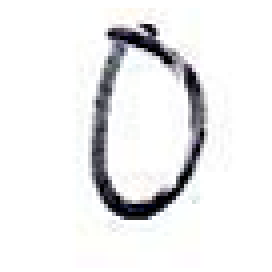
#> input picture Images/numeros/0/0_AlejandroVinas.png, 68 x 68 px (shown 4 times larger); its folder holds only this picture in this run
$ python preprocess_dataset.py
#> lines starting #> are read from the running program, lines starting #| are printed output that depends on the picture; after the words box and inside, x2 and y2 are one past the last pixel; in counts of white or black regions, pixels touching at a corner belong together
import os
import shutil
import cv2
import numpy as np

IMG_EXTS = (".png", ".jpg", ".jpeg", ".bmp", ".tif", ".tiff", ".webp")

def normalize_to_32x32(path: str) -> np.ndarray | None:
#> called with path = 'Images/numeros/0/0_AlejandroVinas.png'
    img = cv2.imread(path)
#> img is the input picture: shape (68, 68, 3); mean B, G, R 237, 236.3, 236.3
    if img is None:
        return None

    gray = cv2.cvtColor(img, cv2.COLOR_BGR2GRAY)
    gray = cv2.GaussianBlur(gray, (3, 3), 0)
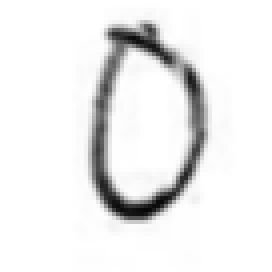
#> gray: shape (68, 68) (shown 4 times larger); min 5, max 255, mean 236.4

    # tinta -> blanco (255), fondo -> negro (0)
    _, bw = cv2.threshold(gray, 0, 255, cv2.THRESH_BINARY_INV + cv2.THRESH_OTSU)
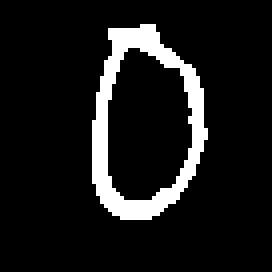
#> bw: shape (68, 68) (shown 4 times larger); 9.8% white; 1 white region, box (x1, y1, x2, y2) and area: (23, 6, 52, 55) 451

    ys, xs = np.where(bw > 0)
#> ys = 451 values from 6 to 54; xs = 451 values, max 51 at index 237, min 23 at index 215, mean 35.39
    if len(xs) == 0 or len(ys) == 0:
        # nada detectado
        out = cv2.resize(gray, (32, 32), interpolation=cv2.INTER_AREA)
        return out

    x0, x1 = xs.min(), xs.max()
#> x0 = 23; x1 = 51
    y0, y1 = ys.min(), ys.max()
#> y0 = 6; y1 = 54
    crop = bw[y0:y1+1, x0:x1+1]
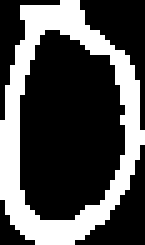
#> crop: shape (49, 29) (shown 5 times larger); 31.7% white; 1 white region, box (x1, y1, x2, y2) and area: (0, 0, 29, 49) 451

    h, w = crop.shape
#> h = 49; w = 29
    side = max(h, w)
#> side = 49
    top = (side - h) // 2
#> top = 0
    bottom = side - h - top
#> bottom = 0
    left = (side - w) // 2
#> left = 10
    right = side - w - left
#> right = 10

    square = cv2.copyMakeBorder(crop, top, bottom, left, right, cv2.BORDER_CONSTANT, value=0)
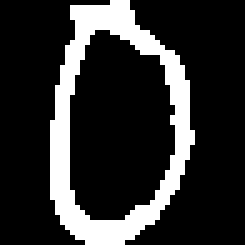
#> square: shape (49, 49) (shown 5 times larger); 18.8% white; 1 white region, box (x1, y1, x2, y2) and area: (10, 0, 39, 49) 451
    out = cv2.resize(square, (32, 32), interpolation=cv2.INTER_AREA)
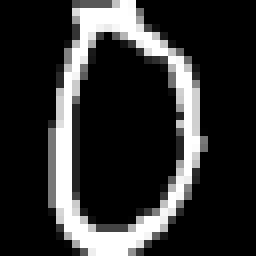
#> out: shape (32, 32) (shown 8 times larger); min 0, max 255, mean 47.9

    # vuelve a negro sobre blanco (más “humano” y consistente)
    out = 255 - out
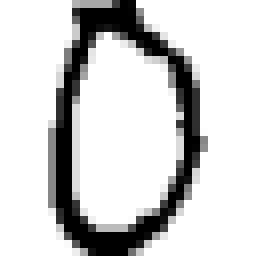
#> out: shape (32, 32) (shown 8 times larger); min 0, max 255, mean 207.1
    return out

def main():
    src_root = os.path.join("Images", "numeros")
    dst_root = os.path.join("Processed", "numeros")
    os.makedirs(dst_root, exist_ok=True)

    classes = [d for d in os.listdir(src_root) if os.path.isdir(os.path.join(src_root, d))]
    classes = [c for c in classes if len(c) == 1 and c.isdigit()]
    classes.sort()

    total_ok = 0
    total_fail = 0

    for c in classes:
        in_dir = os.path.join(src_root, c)
        out_dir = os.path.join(dst_root, c)
        os.makedirs(out_dir, exist_ok=True)

        for fn in os.listdir(in_dir):
            if not fn.lower().endswith(IMG_EXTS):
                continue

            src_path = os.path.join(in_dir, fn)
            norm = normalize_to_32x32(src_path)
            if norm is None:
                total_fail += 1
                continue

            out_name = os.path.splitext(fn)[0] + ".png"
            out_path = os.path.join(out_dir, out_name)
            cv2.imwrite(out_path, norm)
            total_ok += 1
#> pass 2 of the loop in main, `for c in classes:`:
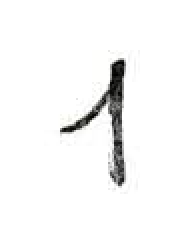
#> input picture Images/numeros/1/1_Jose_Salceda.png, 93 x 123 px (shown 2 times larger)
#> in normalize_to_32x32, img is the input picture: shape (123, 93, 3); mean B, G, R 246.4, 246.6, 246.6
#> in normalize_to_32x32 (call 2), `_, bw = cv2.threshold(gray, 0, 255, cv2.THRESH_BINARY_INV + cv2.THRESH..`:
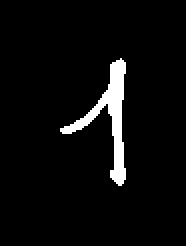
#> bw: shape (123, 93) (shown 2 times larger); 4.5% white; 1 white region, box (x1, y1, x2, y2) and area: (30, 29, 63, 93) 516
#> ys = 516 values from 29 to 92; xs = 516 values, max 62 at index 11, min 30 at index 339, mean 54.45
#> x0 = 30; x1 = 62
#> y0 = 29; y1 = 92
#> crop: shape (64, 33); 24.4% white; 1 white region, box (x1, y1, x2, y2) and area: (0, 0, 33, 64) 516
#> square: shape (64, 64); 12.6% white; 1 white region, box (x1, y1, x2, y2) and area: (15, 0, 48, 64) 516
#> in normalize_to_32x32 (call 2), `out = 255 - out`:
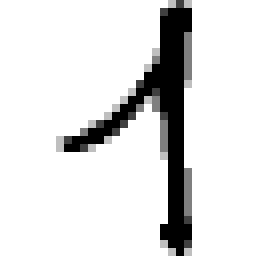
#> out: shape (32, 32) (shown 8 times larger); min 0, max 255, mean 222.9

    print("Procesadas OK:", total_ok)
    print("Fallaron lectura:", total_fail)
    print("Salida:", dst_root)

if __name__ == "__main__":
    main()
